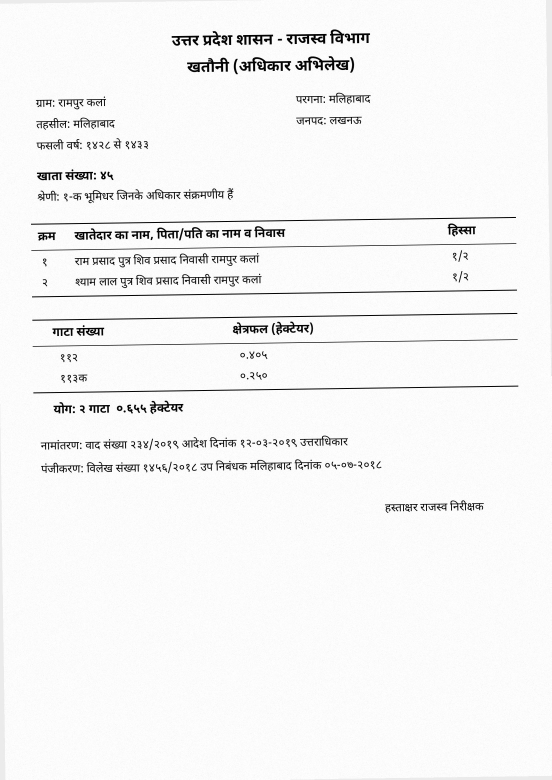
#> input picture samples/02_khatauni_rampur_khata45_rescan.jpg, 1654 x 2339 px (shown at 1/3 size)
$ python -i preprocess.py   (imports and definitions only)   (older library calls are emulated)
#> lines starting #> are read from the running program, lines starting #| are printed output that depends on the picture; after the words box and inside, x2 and y2 are one past the last pixel; in counts of white or black regions, pixels touching at a corner belong together
#> further down, picture is the input picture: shape (2339, 1654); min 0, max 255, mean 244.9
"""Stage 2: image clean-up and quality scoring (OpenCV).

Low quality is *flagged*, never rejected — a damaged historical register cannot be rescanned."""
import cv2
import numpy as np


# [13 lines left out: functions load_gray, save_png, not called in this run]


def estimate_skew(gray: np.ndarray) -> float:
    """Projection-profile skew estimate in degrees (range ±10)."""
    h, w = gray.shape
    scale = 1000 / max(h, w) if max(h, w) > 1000 else 1.0
    small = cv2.resize(gray, (int(w * scale), int(h * scale))) if scale < 1 else gray
    _, bw = cv2.threshold(small, 0, 255, cv2.THRESH_BINARY_INV + cv2.THRESH_OTSU)
    center = (bw.shape[1] / 2, bw.shape[0] / 2)

    def score(angle):
        m = cv2.getRotationMatrix2D(center, angle, 1.0)
        rot = cv2.warpAffine(bw, m, (bw.shape[1], bw.shape[0]), flags=cv2.INTER_NEAREST)
        prof = rot.sum(axis=1, dtype=np.float64)
        return float(np.var(prof))

    coarse = max(np.arange(-10, 10.5, 1.0), key=score)
    fine = max(np.arange(coarse - 1, coarse + 1.01, 0.1), key=score)
    return float(round(fine, 2))


def rotate(img: np.ndarray, angle: float) -> np.ndarray:
    if abs(angle) < 0.05:
        return img
    h, w = img.shape[:2]
    m = cv2.getRotationMatrix2D((w / 2, h / 2), angle, 1.0)
    return cv2.warpAffine(img, m, (w, h), flags=cv2.INTER_CUBIC, borderValue=255)


def quality(gray: np.ndarray) -> dict:
    sharp = cv2.Laplacian(gray, cv2.CV_64F).var()
#> sharp = 1111.6
    contrast = float(gray.std())
#> contrast = 37.55
    # salt-and-pepper noise: share of isolated specks
    _, bw = cv2.threshold(gray, 0, 255, cv2.THRESH_BINARY_INV + cv2.THRESH_OTSU)
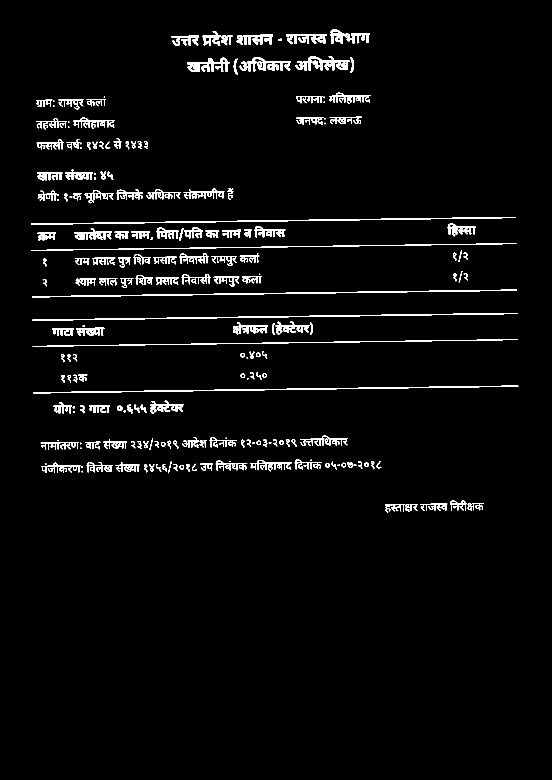
#> bw: shape (2339, 1654) (shown at 1/3 size); 2.8% white; 219 white regions (30 under 20 px), largest, box (x1, y1, x2, y2) and area: (93, 651, 1548, 674) 4531, (97, 939, 1552, 962) 4529, (100, 1157, 1555, 1180) 4517
    n, _, stats, _ = cv2.connectedComponentsWithStats(bw, connectivity=8)
#> n = 220; stats = 220 rows, first 6: [0, 0, 1654, 2339, 3761959], [990, 88, 43, 43, 933], [608, 93, 55, 45, 1032], [1034, 100, 76, 30, 1155], [859, 102, 121, 31, 1982], [710, 105, 18, 30, 335]
    specks = int((stats[1:, cv2.CC_STAT_AREA] <= 3).sum()) if n > 1 else 0
#> specks = 0
    noise = specks / max(n - 1, 1)
#> noise = 0
    s_sharp = min(sharp / 400.0, 1.0)
#> s_sharp = 1
    s_contrast = min(contrast / 60.0, 1.0)
#> s_contrast = 0.626
    s_noise = 1.0 - min(noise * 2, 1.0)
#> s_noise = 1
    score = round(0.45 * s_sharp + 0.35 * s_contrast + 0.20 * s_noise, 3)
#> score = 0.869
    return {"score": score, "sharpness": round(sharp, 1), "contrast": round(contrast, 1), "noise": round(noise, 3)}


def preprocess(gray: np.ndarray) -> tuple[np.ndarray, dict]:
    """Returns the cleaned image used for OCR and metrics about the original."""
    q = quality(gray)
#> q = {'score': 0.869, 'sharpness': 1111.6, 'contrast': 37.6, 'noise': 0}
    # upscale small scans — Tesseract wants ~300 dpi (x-height ≥ 20 px)
    h, w = gray.shape
    if max(h, w) < 1800:
        f = 1800 / max(h, w)
        gray = cv2.resize(gray, (int(w * f), int(h * f)), interpolation=cv2.INTER_CUBIC)
    den = cv2.medianBlur(gray, 3)
    den = cv2.fastNlMeansDenoising(den, None, h=12, templateWindowSize=7, searchWindowSize=21)
    clahe = cv2.createCLAHE(clipLimit=2.0, tileGridSize=(8, 8))
    enh = clahe.apply(den)
    skew = estimate_skew(enh)
#> in estimate_skew, `small = cv2.resize(gray, (int(w * scale), int(h * scale))) if scale < ..`:
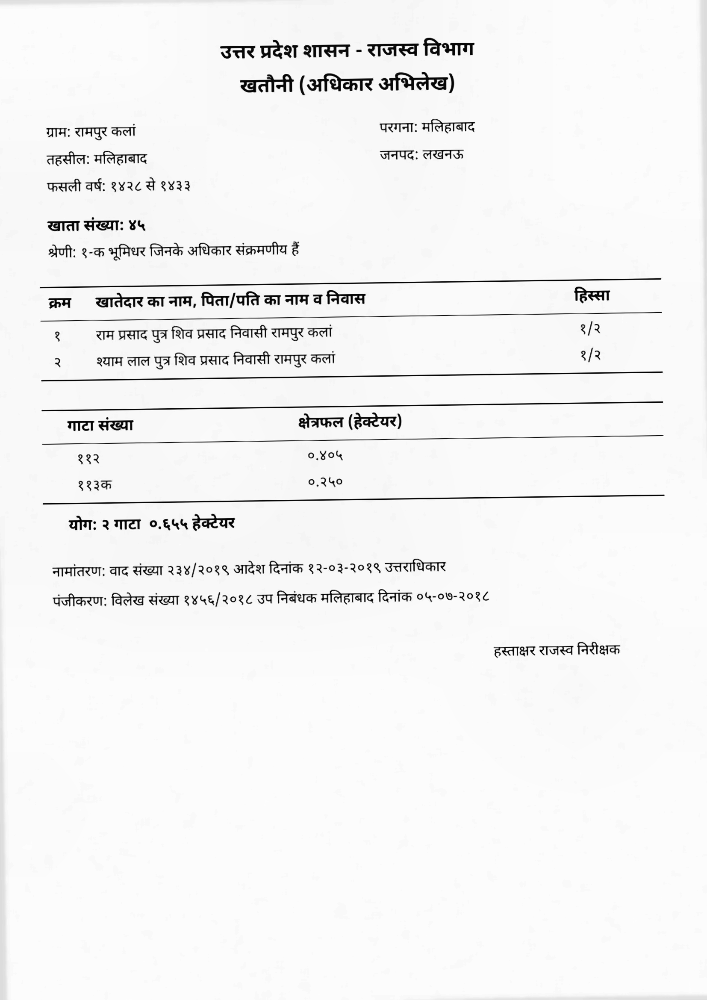
#> small: shape (1000, 707); min 1, max 255, mean 243.4
#> in estimate_skew, `_, bw = cv2.threshold(small, 0, 255, cv2.THRESH_BINARY_INV + cv2.THRES..`:
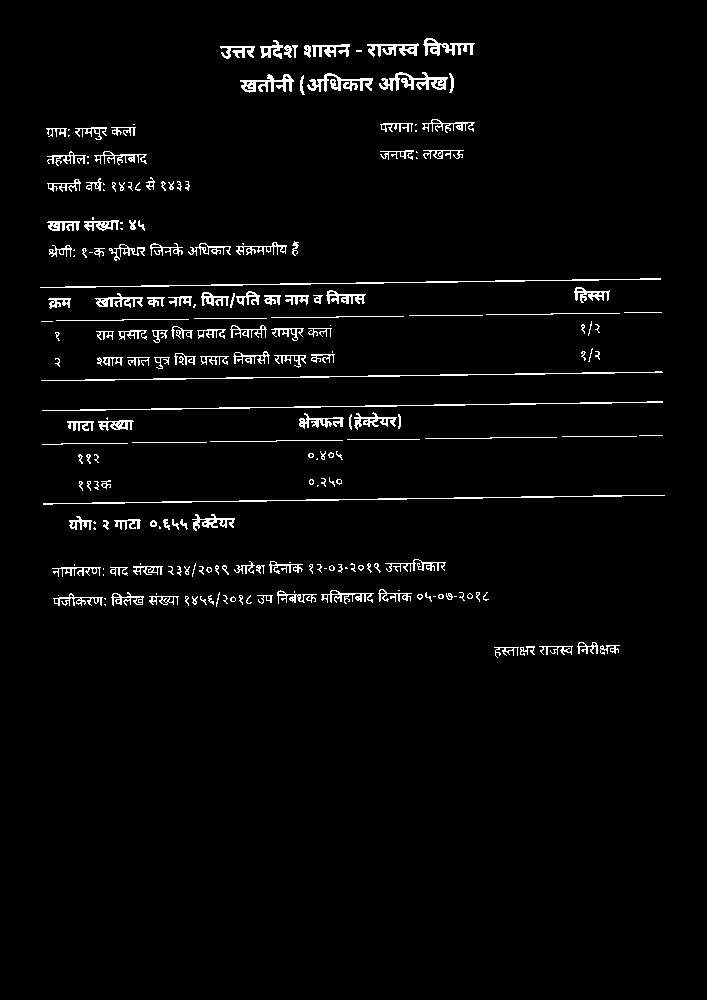
#> bw: shape (1000, 707); 2.9% white in thin lines or dots, all inside (x1, y1, x2, y2) = (40, 38, 665, 658)
#> in score, `prof = rot.sum(axis=1, dtype=np.float64)`: prof = 1000 values, max 21930 at index 88, min 0 at index 0, mean 5317.5
#> in estimate_skew, `coarse = max(np.arange(-10, 10.5, 1.0), key=score)`: coarse = -1
#> in score (call 38), `m = cv2.getRotationMatrix2D(center, angle, 1.0)`: m = [[1, -0.00698, 3.5], [0.00698, 1, -2.46]]
#> in score (call 38), `rot = cv2.warpAffine(bw, m, (bw.shape[1], bw.shape[0]), flags=cv2.INTE..`:
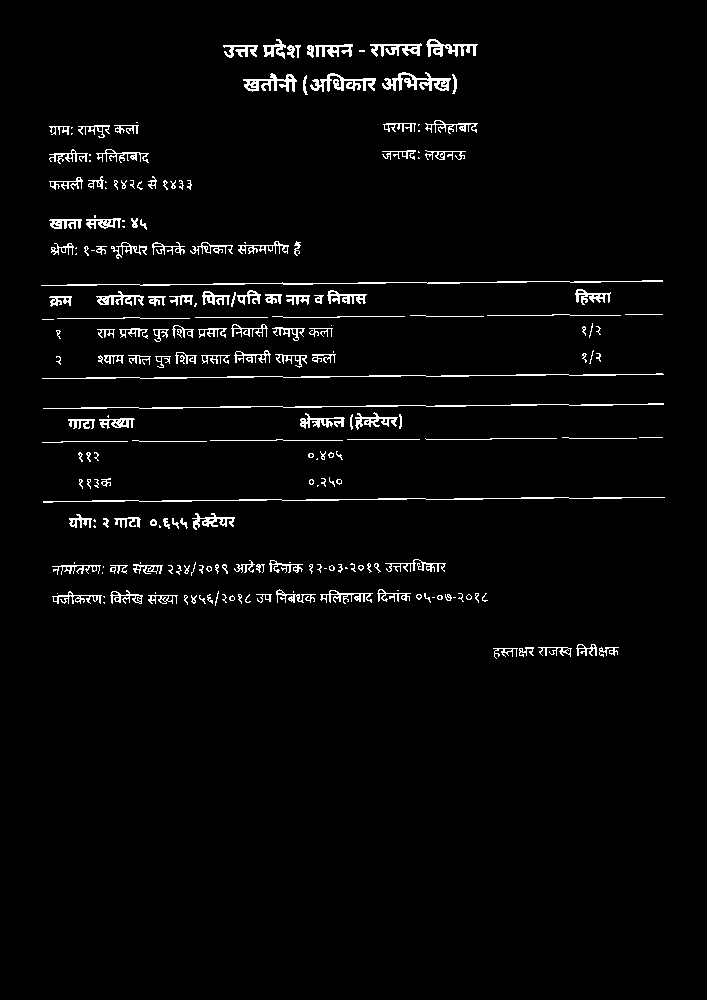
#> rot: shape (1000, 707); 2.9% white in thin lines or dots, all inside (x1, y1, x2, y2) = (41, 39, 665, 659)
#> in score (call 38), `prof = rot.sum(axis=1, dtype=np.float64)`: prof = 1000 values, max 58650 at index 296, min 0 at index 0, mean 5315
#> in score (call 39), `m = cv2.getRotationMatrix2D(center, angle, 1.0)`: m = [[1, -0.00524, 2.62], [0.00524, 1, -1.84]]
#> in score (call 39), `rot = cv2.warpAffine(bw, m, (bw.shape[1], bw.shape[0]), flags=cv2.INTE..`:
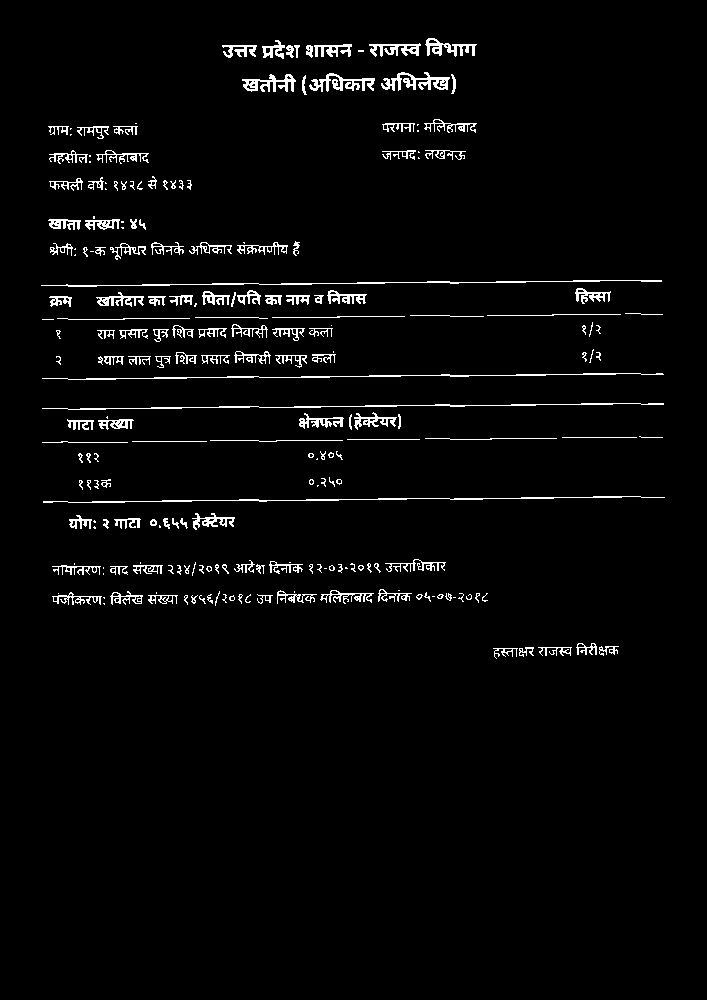
#> rot: shape (1000, 707); 2.9% white in thin lines or dots, all inside (x1, y1, x2, y2) = (41, 38, 665, 659)
#> in score (call 39), `prof = rot.sum(axis=1, dtype=np.float64)`: prof = 1000 values, max 57630 at index 296, min 0 at index 0, mean 5314.7
#> in score (call 40), `m = cv2.getRotationMatrix2D(center, angle, 1.0)`: m = [[1, -0.00349, 1.75], [0.00349, 1, -1.23]]
#> in score (call 40), `rot = cv2.warpAffine(bw, m, (bw.shape[1], bw.shape[0]), flags=cv2.INTE..`:
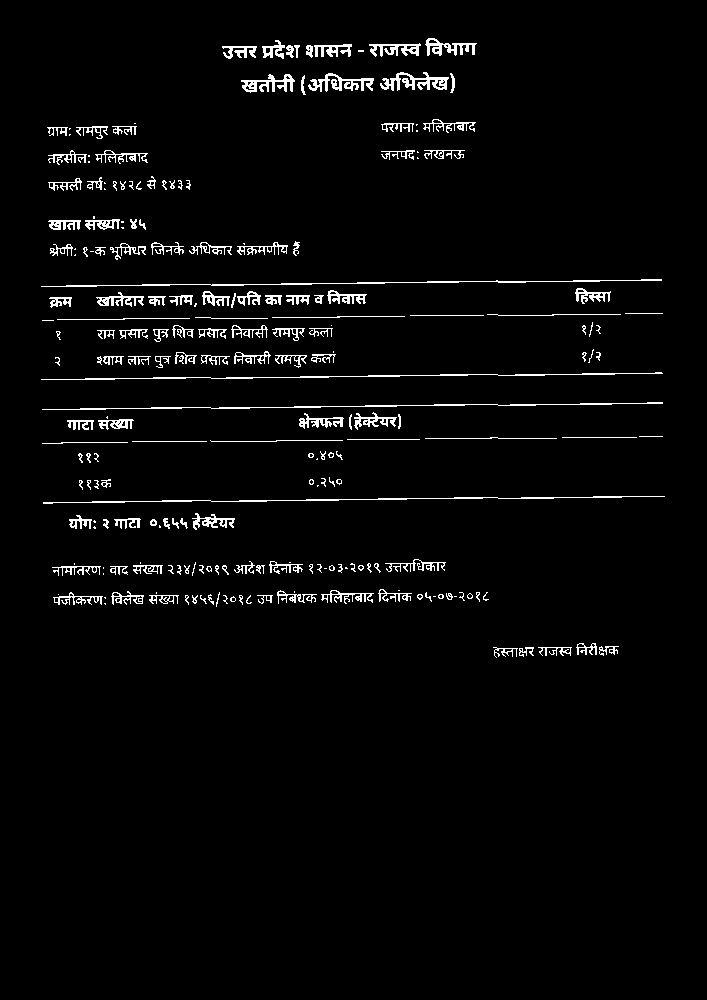
#> rot: shape (1000, 707); 2.9% white in thin lines or dots, all inside (x1, y1, x2, y2) = (41, 38, 665, 658)
#> in score (call 40), `prof = rot.sum(axis=1, dtype=np.float64)`: prof = 1000 values, max 55080 at index 296, min 0 at index 0, mean 5315.2
#> in estimate_skew, `fine = max(np.arange(coarse - 1, coarse + 1.01, 0.1), key=score)`: fine = -0.8
#> skew = -0.8
    enh = rotate(enh, skew)
#> in rotate, `m = cv2.getRotationMatrix2D((w / 2, h / 2), angle, 1.0)`: m = [[1, -0.014, 16.41], [0.014, 1, -11.43]]
#> in rotate, `return cv2.warpAffine(img, m, (w, h), flags=cv2.INTER_CUBIC, borderVal..`:
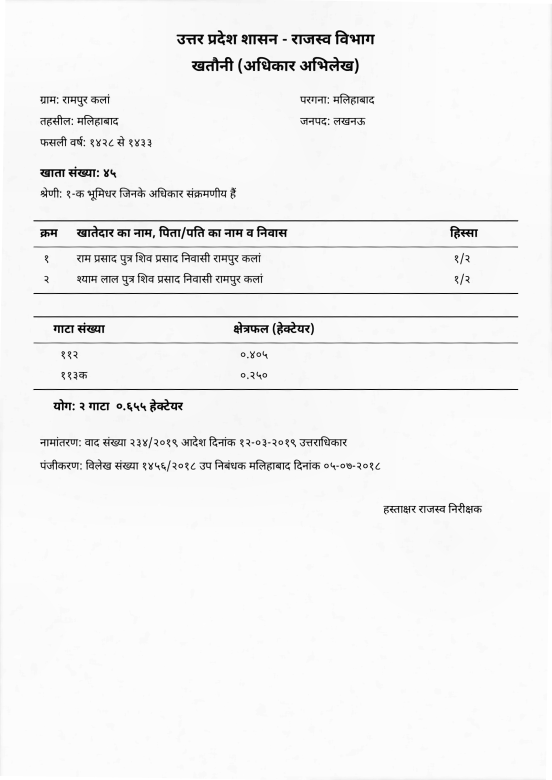
#> returned value: shape (2339, 1654) (shown at 1/3 size); min 0, max 255, mean 243.7
    # background flattening removes stains / uneven lighting before thresholding
    bg = cv2.morphologyEx(enh, cv2.MORPH_CLOSE, cv2.getStructuringElement(cv2.MORPH_RECT, (31, 31)))
    flat = cv2.divide(enh, bg, scale=255)
    _, bw = cv2.threshold(flat, 0, 255, cv2.THRESH_BINARY + cv2.THRESH_OTSU)
#> bw: shape (2339, 1654); 97.2% white; 217 black regions (30 under 20 px), largest, box (x1, y1, x2, y2) and area: (100, 661, 1555, 664) 4361, (100, 879, 1555, 882) 4361, (100, 949, 1555, 952) 4361
    q["skew_deg"] = skew
    return bw, q

>>> import cv2
>>> picture = cv2.imread('../../../samples/02_khatauni_rampur_khata45_rescan.jpg', cv2.IMREAD_GRAYSCALE)
>>> result = preprocess(picture)

$ run again, on samples/17_khatauni_rampur_khata52_photo.jpg
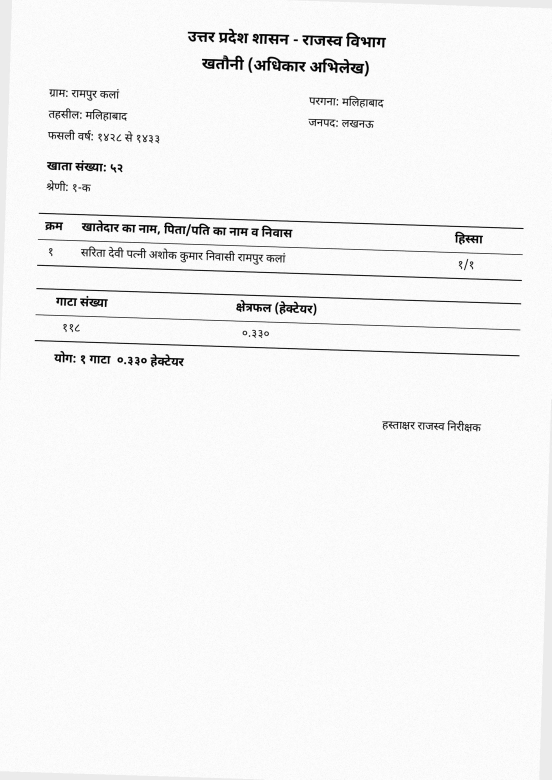
#> input picture samples/17_khatauni_rampur_khata52_photo.jpg, 1654 x 2339 px (shown at 1/3 size)
#> picture is the input picture: shape (2339, 1654); min 0, max 255, mean 245.4
#> sharp = 540.4
#> contrast = 32.47
#> in quality, `_, bw = cv2.threshold(gray, 0, 255, cv2.THRESH_BINARY_INV + cv2.THRESH..`:
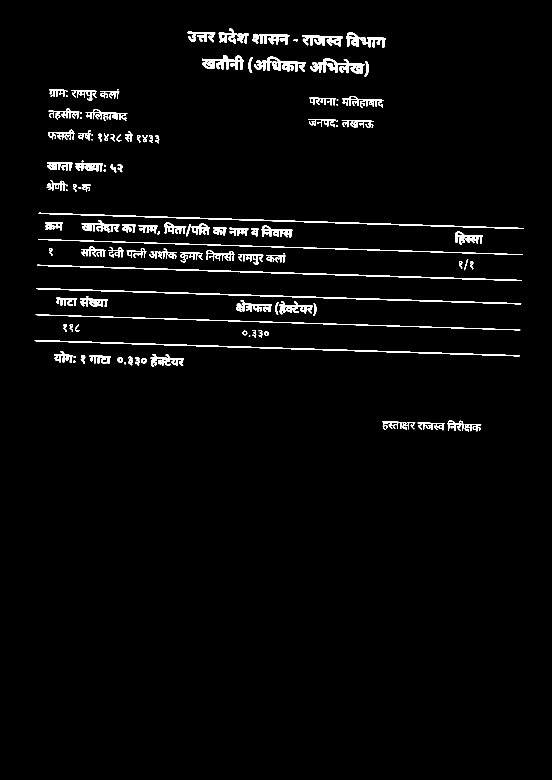
#> bw: shape (2339, 1654) (shown at 1/3 size); 2.2% white; 124 white regions (15 under 20 px), largest, box (x1, y1, x2, y2) and area: (116, 638, 1571, 687) 4704, (104, 1020, 1559, 1069) 4695, (109, 864, 1564, 913) 4694
#> n = 125; stats = 125 rows, first 6: [0, 0, 1654, 2339, 3782921], [656, 86, 55, 45, 1058], [563, 95, 83, 32, 1312], [1038, 97, 43, 43, 936], [712, 100, 19, 30, 335], [731, 100, 15, 30, 232]
#> specks = 0
#> s_sharp = 1
#> s_contrast = 0.541
#> s_noise = 1
#> score = 0.839
#> q = {'score': 0.839, 'sharpness': 540.4, 'contrast': 32.5, 'noise': 0}
#> rot: shape (1000, 707); 2.4% white in thin lines or dots, all inside (x1, y1, x2, y2) = (61, 28, 702, 597)
#> prof = 1000 values, max 24480 at index 79, min 0 at index 0, mean 4257.2
#> rot: shape (1000, 707); 2.4% white in thin lines or dots, all inside (x1, y1, x2, y2) = (59, 29, 700, 593)
#> rot: shape (1000, 707); 2.4% white in thin lines or dots, all inside (x1, y1, x2, y2) = (57, 30, 697, 589)
#> rot: shape (1000, 707); 2.4% white in thin lines or dots, all inside (x1, y1, x2, y2) = (55, 31, 694, 584)
#> rot: shape (1000, 707); 2.4% white in thin lines or dots, all inside (x1, y1, x2, y2) = (53, 32, 691, 580)
#> rot: shape (1000, 707); 2.4% white in thin lines or dots, all inside (x1, y1, x2, y2) = (52, 33, 688, 575)
#> rot: shape (1000, 707); 2.4% white in thin lines or dots, all inside (x1, y1, x2, y2) = (50, 34, 685, 571)
#> rot: shape (1000, 707); 2.4% white in thin lines or dots, all inside (x1, y1, x2, y2) = (49, 35, 681, 567)
#> rot: shape (1000, 707); 2.4% white in thin lines or dots, all inside (x1, y1, x2, y2) = (47, 35, 678, 563)
#> rot: shape (1000, 707); 2.4% white in thin lines or dots, all inside (x1, y1, x2, y2) = (46, 36, 675, 558)
#> rot: shape (1000, 707); 2.4% white in thin lines or dots, all inside (x1, y1, x2, y2) = (44, 38, 667, 550)
#> rot: shape (1000, 707); 2.4% white in thin lines or dots, all inside (x1, y1, x2, y2) = (42, 39, 664, 546)
#> rot: shape (1000, 707); 2.4% white in thin lines or dots, all inside (x1, y1, x2, y2) = (39, 37, 663, 544)
#> rot: shape (1000, 707); 2.4% white in thin lines or dots, all inside (x1, y1, x2, y2) = (35, 36, 662, 541)
#> rot: shape (1000, 707); 2.4% white in thin lines or dots, all inside (x1, y1, x2, y2) = (31, 35, 661, 539)
#> rot: shape (1000, 707); 2.4% white in thin lines or dots, all inside (x1, y1, x2, y2) = (24, 34, 660, 536)
#> rot: shape (1000, 707); 2.4% white in thin lines or dots, all inside (x1, y1, x2, y2) = (18, 33, 658, 534)
#> rot: shape (1000, 707); 2.4% white in thin lines or dots, all inside (x1, y1, x2, y2) = (12, 33, 657, 531)
#> rot: shape (1000, 707); 2.4% white in thin lines or dots, all inside (x1, y1, x2, y2) = (6, 32, 655, 529)
#> rot: shape (1000, 707); 2.4% white in thin lines or dots, all inside (x1, y1, x2, y2) = (0, 31, 654, 526)
#> coarse = 2
#> rot: shape (1000, 707); 2.4% white in thin lines or dots, all inside (x1, y1, x2, y2) = (44, 38, 667, 549)
#> rot: shape (1000, 707); 2.4% white in thin lines or dots, all inside (x1, y1, x2, y2) = (44, 38, 666, 548)
#> rot: shape (1000, 707); 2.4% white in thin lines or dots, all inside (x1, y1, x2, y2) = (44, 39, 666, 548)
#> rot: shape (1000, 707); 2.4% white in thin lines or dots, all inside (x1, y1, x2, y2) = (43, 39, 665, 548)
#> rot: shape (1000, 707); 2.4% white in thin lines or dots, all inside (x1, y1, x2, y2) = (43, 39, 665, 547)
#> rot: shape (1000, 707); 2.4% white in thin lines or dots, all inside (x1, y1, x2, y2) = (43, 39, 664, 547)
#> rot: shape (1000, 707); 2.4% white in thin lines or dots, all inside (x1, y1, x2, y2) = (43, 39, 664, 546)
#> rot: shape (1000, 707); 2.4% white in thin lines or dots, all inside (x1, y1, x2, y2) = (41, 38, 664, 545)
#> rot: shape (1000, 707); 2.4% white in thin lines or dots, all inside (x1, y1, x2, y2) = (40, 38, 664, 545)
#> rot: shape (1000, 707); 2.4% white in thin lines or dots, all inside (x1, y1, x2, y2) = (40, 38, 664, 544)
#> rot: shape (1000, 707); 2.4% white in thin lines or dots, all inside (x1, y1, x2, y2) = (39, 38, 663, 544)
#> fine = 1.8
#> in rotate, `m = cv2.getRotationMatrix2D((w / 2, h / 2), angle, 1.0)`: m = [[1, 0.0314, -36.33], [-0.0314, 1, 26.55]]
#> in preprocess, `bg = cv2.morphologyEx(enh, cv2.MORPH_CLOSE, cv2.getStructuringElement(..`:
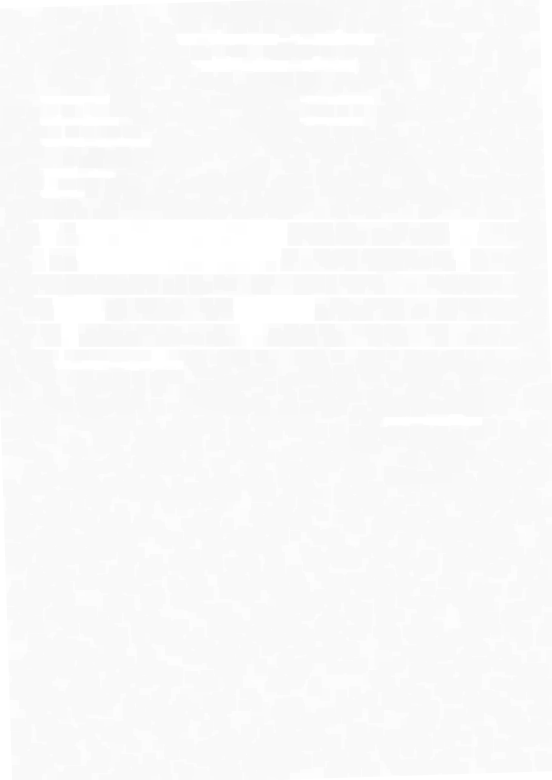
#> bg: shape (2339, 1654) (shown at 1/3 size); min 246, max 255, mean 249.7
